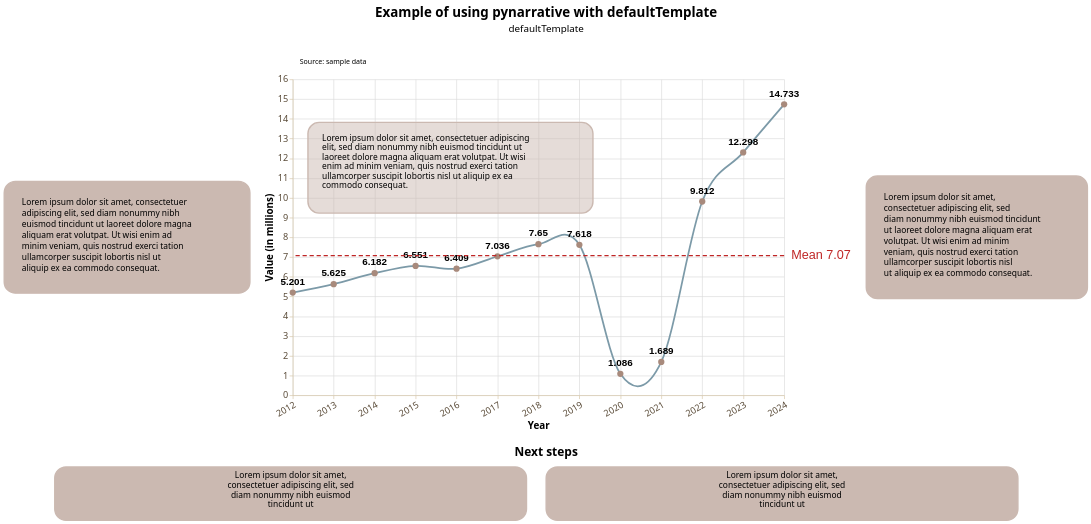

Source (notebook cell):
### Code cell
from pynarrative.templates.mytemplates.defaultTemplate import defaultTemplate


story = (
    pn.Story(
    #Builing the Story class object
        data = year_values,
        width = 700,
        height = 450,
        template = defaultTemplate #using defaultTemplate
    )

    #Method invocation
    #Line chart
    .mark_line(
        point = True,
        interpolate = "cardinal"
    )

    #Data encoding
    .encode(
        #We need both quantitative axis to add annotation
        x = alt.X(
            "year:Q",
            title = "Year", 
            axis = alt.Axis(
                format = "d",
                grid = True,
                labelAngle = -30,
                values = list(range(2012, 2025))
            )
        ),
        y = alt.Y(
            "value:Q",
            title = "Value (in millions)",
            axis = alt.Axis(
                grid = True
            )
        ),
    )
    
    #Data source
    .add_source(
        text = "Source: sample data",
        position = "top",
        align = "left"
    )
    
    #Title and subtitle
    .add_title(
        title = "Example of using pynarrative with defaultTemplate",
        subtitle = "defaultTemplate",
        align = "center"
    )

    .add_labels_chart(
        values = "value:Q",
        font_weight = "bold",
        font_size = 14,
        dy = -15
    )

    .add_annotation(
        x = 2011,
        y = 12,
        text = "Lorem ipsum dolor sit amet, consectetuer adipiscing elit, sed diam nonummy nibh euismod tincidunt ut laoreet dolore magna aliquam erat volutpat. Ut wisi enim ad minim veniam, quis nostrud exerci tation ullamcorper suscipit lobortis nisl ut aliquip ex ea commodo consequat.",
    )


    .add_line(
        orientation = "horizontal",
        value = year_values["value"],
        math = "mean",
    )

    #Context (on the left)
    .add_context(
        position = "left",
        text = "Lorem ipsum dolor sit amet, consectetuer adipiscing elit, sed diam nonummy nibh euismod tincidunt ut laoreet dolore magna aliquam erat volutpat. Ut wisi enim ad minim veniam, quis nostrud exerci tation ullamcorper suscipit lobortis nisl ut aliquip ex ea commodo consequat."
    )

    #Context (on the right)
    .add_context(
        position = "right",
        text = "Lorem ipsum dolor sit amet, consectetuer adipiscing elit, sed diam nonummy nibh euismod tincidunt ut laoreet dolore magna aliquam erat volutpat. Ut wisi enim ad minim veniam, quis nostrud exerci tation ullamcorper suscipit lobortis nisl ut aliquip ex ea commodo consequat."
    )

    #Next steps
    .add_next_steps(
        position = "bottom",
        mode = "horizontal",
        title = "Next steps",
        steps = [
            "Lorem ipsum dolor sit amet, consectetuer adipiscing elit, sed diam nonummy nibh euismod tincidunt ut",
            "Lorem ipsum dolor sit amet, consectetuer adipiscing elit, sed diam nonummy nibh euismod tincidunt ut",
        ]
    )

    .render()
)

story

### Figure 1 — Vega-Lite specification as saved in the notebook (floating-point values rounded to 4 significant figures)
{"config": {"view": {"continuousWidth": 300, "continuousHeight": 300, "strokeWidth": 0}, "axis": {"domainColor": "#d8c9ad", "grid": false, "labelColor": "#594a37", "labelFont": "Noto Sans", "labelFontSize": 13, "tickColor": "#d8c9ad", "titleColor": "#000000", "titleFont": "Noto Sans", "titleFontSize": 14}, "bar": {"color": "rgb(124, 154, 168)"}, "legend": {"labelColor": "#594a37", "labelFont": "Noto Sans", "labelFontSize": 12, "titleColor": "#000000", "titleFont": "Noto Sans", "titleFontSize": 12}, "line": {"color": "rgb(124, 154, 168)"}, "mark": {"strokeWidth": 2.5}, "point": {"color": "rgb(168, 138, 124)", "filled": true, "size": 80}, "range": {"category": ["rgb(124, 154, 168)", "rgb(168, 138, 124)", "#348035", "#a46cc2", "#d96027"]}, "title": {"color": "#000000", "font": "Noto Sans", "fontSize": 19}}, "vconcat": [{"layer": [{"mark": {"type": "text", "align": "center", "baseline": "top", "color": "#000000", "font": "Noto Sans", "fontSize": 19, "fontWeight": "bold", "text": "Example of using pynarrative with defaultTemplate"}, "encoding": {"x": {"value": 700.0}, "y": {"value": 4}}}, {"mark": {"type": "text", "align": "center", "baseline": "top", "color": "#000000", "font": "Noto Sans", "fontSize": 14, "text": "defaultTemplate"}, "encoding": {"x": {"value": 700.0}, "y": {"value": 30}}}], "data": {"name": "data-6fad5c34291b82fc9632cbce143d677a"}, "height": 58, "width": 1400.0}, {"vconcat": [{"hconcat": [{"hconcat": [{"layer": [{"mark": {"type": "rect", "color": "rgb(203, 185, 177)", "cornerRadius": 16.0, "opacity": 1.0, "stroke": "rgb(203, 185, 177)", "strokeWidth": 2.0}, "encoding": {"x": {"value": 0}, "x2": {"value": 350.0}, "y": {"value": 145.4}, "y2": {"value": 304.6}}}, {"mark": {"type": "text", "align": "left", "baseline": "top", "color": "rgb(0, 0, 0)", "font": "Noto Sans", "fontSize": 12, "fontStyle": "normal", "fontWeight": "normal", "lineBreak": "\n", "lineHeight": 15.6, "text": "Lorem ipsum dolor sit amet, consectetuer\nadipiscing elit, sed diam nonummy nibh\neuismod tincidunt ut laoreet dolore magna\naliquam erat volutpat. Ut wisi enim ad\nminim veniam, quis nostrud exerci tation\nullamcorper suscipit lobortis nisl ut\naliquip ex ea commodo consequat."}, "encoding": {"x": {"value": 25}, "y": {"value": 170.4}}}], "data": {"name": "data-6fad5c34291b82fc9632cbce143d677a"}, "height": 159.2, "width": 350.0}, {"layer": [{"mark": {"type": "line", "interpolate": "cardinal", "point": true}, "encoding": {"x": {"axis": {"format": "d", "grid": true, "labelAngle": -30, "values": [2012, 2013, 2014, 2015, 2016, 2017, 2018, 2019, 2020, 2021, 2022, 2023, 2024]}, "field": "year", "title": "Year", "type": "quantitative"}, "y": {"axis": {"grid": true}, "field": "value", "title": "Value (in millions)", "type": "quantitative"}}}, {"mark": {"type": "text", "align": "center", "angle": 0, "color": "rgb(0, 0, 0)", "dx": 0, "dy": -15, "fontSize": 14, "fontWeight": "bold", "lineBreak": "\n"}, "encoding": {"text": {"field": "value", "type": "quantitative"}, "x": {"axis": {"format": "d", "grid": true, "labelAngle": -30, "values": [2012, 2013, 2014, 2015, 2016, 2017, 2018, 2019, 2020, 2021, 2022, 2023, 2024]}, "field": "year", "title": "Year", "type": "quantitative"}, "y": {"axis": {"grid": true}, "field": "value", "title": "Value (in millions)", "type": "quantitative"}}}, {"data": {"name": "data-6fad5c34291b82fc9632cbce143d677a"}, "mark": {"type": "text", "align": "left", "baseline": "bottom", "color": "rgb(0, 0, 0)", "font": "Noto Sans", "fontSize": 10, "lineBreak": "\n", "text": "Source: sample data"}, "encoding": {"x": {"value": 10}, "y": {"value": -20}}}, {"layer": [{"mark": {"type": "rect", "color": "rgba(203, 185, 177, 0.5)", "cornerRadius": 16.0, "opacity": 1.0, "stroke": "rgb(203, 185, 177)", "strokeWidth": 2.0}, "encoding": {"x": {"field": "box_x1", "type": "quantitative"}, "x2": {"field": "box_x2"}, "y": {"field": "box_y1", "type": "quantitative"}, "y2": {"field": "box_y2"}}}, {"mark": {"type": "text", "align": "left", "baseline": "top", "color": "rgb(0, 0, 0)", "font": "Noto Sans", "fontSize": 12, "lineBreak": "\n", "lineHeight": 13.5, "text": "Lorem ipsum dolor sit amet, consectetuer adipiscing\nelit, sed diam nonummy nibh euismod tincidunt ut\nlaoreet dolore magna aliquam erat volutpat. Ut wisi\nenim ad minim veniam, quis nostrud exerci tation\nullamcorper suscipit lobortis nisl ut aliquip ex ea\ncommodo consequat."}, "encoding": {"x": {"field": "text_x", "type": "quantitative"}, "y": {"field": "text_y", "type": "quantitative"}}}], "data": {"name": "data-a84bbce4a37b06f941ecded4f4894d42"}}, {"layer": [{"data": {"name": "data-58a35f2520d4b74a61c05cf953ad3c2c"}, "mark": {"type": "rule", "color": "rgb(191, 38, 38)", "strokeDash": [6, 4], "strokeWidth": 2}, "encoding": {"y": {"field": "y", "type": "quantitative"}}}, {"data": {"name": "data-661295097da28f9fac40d663e8506740"}, "mark": {"type": "text", "align": "left", "color": "rgb(191, 38, 38)", "dx": 0, "dy": 0, "fontSize": 18, "fontStyle": "normal", "fontWeight": "normal"}, "encoding": {"text": {"value": "Mean 7.07"}, "x": {"value": 710}, "y": {"field": "y", "type": "quantitative"}}}]}], "data": {"name": "data-c220311080e791238c9f80174bcf1f02"}, "height": 450, "width": 700}]}, {"layer": [{"mark": {"type": "rect", "color": "rgb(203, 185, 177)", "cornerRadius": 16.0, "opacity": 1.0, "stroke": "rgb(203, 185, 177)", "strokeWidth": 2.0}, "encoding": {"x": {"value": 0}, "x2": {"value": 315.0}, "y": {"value": 137.6}, "y2": {"value": 312.4}}}, {"mark": {"type": "text", "align": "left", "baseline": "top", "color": "rgb(0, 0, 0)", "font": "Noto Sans", "fontSize": 12, "fontStyle": "normal", "fontWeight": "normal", "lineBreak": "\n", "lineHeight": 15.6, "text": "Lorem ipsum dolor sit amet,\nconsectetuer adipiscing elit, sed\ndiam nonummy nibh euismod tincidunt\nut laoreet dolore magna aliquam erat\nvolutpat. Ut wisi enim ad minim\nveniam, quis nostrud exerci tation\nullamcorper suscipit lobortis nisl\nut aliquip ex ea commodo consequat."}, "encoding": {"x": {"value": 25}, "y": {"value": 162.6}}}], "data": {"name": "data-6fad5c34291b82fc9632cbce143d677a"}, "height": 174.8, "width": 315.0}]}, {"hconcat": [{"layer": [{"mark": {"type": "rect", "color": "rgb(203, 185, 177)", "cornerRadius": 16.0, "opacity": 1.0, "stroke": "rgb(203, 185, 177)", "strokeWidth": 2.0}, "encoding": {"x": {"axis": null, "field": "x", "type": "quantitative"}, "x2": {"field": "x2"}, "y": {"axis": null, "field": "y", "type": "quantitative"}, "y2": {"field": "y2"}}}, {"mark": {"type": "text", "align": "center", "baseline": "top", "clip": true, "color": "rgb(0, 0, 0)", "font": "Noto Sans", "fontSize": 12, "lineBreak": "\n", "lineHeight": 14}, "encoding": {"text": {"field": "text", "type": "nominal"}, "x": {"axis": null, "field": "x_mid", "type": "quantitative"}, "y": {"axis": null, "field": "y_text", "type": "quantitative"}}}], "height": 78, "title": {"text": ["Next steps"], "color": "rgb(0, 0, 0)", "font": "Noto Sans", "fontSize": 17, "offset": 10}, "width": 1400.0}], "center": true, "data": {"name": "data-1d0597d8ead75ad4a27f50662fe21501"}}], "center": true}], "center": true, "resolve": {"axis": {"x": "shared", "y": "shared"}}, "$schema": "https://vega.github.io/schema/vega-lite/v6.4.1.json", "datasets": {"data-6fad5c34291b82fc9632cbce143d677a": [{"_": 0}], "data-c220311080e791238c9f80174bcf1f02": [{"year": 2012, "value": 5.201}, {"year": 2013, "value": 5.625}, {"year": 2014, "value": 6.182}, {"year": 2015, "value": 6.551}, {"year": 2016, "value": 6.409}, {"year": 2017, "value": 7.036}, {"year": 2018, "value": 7.65}, {"year": 2019, "value": 7.618}, {"year": 2020, "value": 1.086}, {"year": 2021, "value": 1.689}, {"year": 2022, "value": 9.812}, {"year": 2023, "value": 12.3}, {"year": 2024, "value": 14.73}], "data-a84bbce4a37b06f941ecded4f4894d42": [{"subject_x": 2011.0, "subject_y": 12.0, "connector_x": 2012.0, "connector_y": 12.59, "tip_x": 2011.0, "tip_y": 12.03, "box_x1": 2012.0, "box_x2": 2019.0, "box_y1": 9.225, "box_y2": 13.82, "text_x": 2013.0, "text_y": 13.21}], "data-58a35f2520d4b74a61c05cf953ad3c2c": [{"y": 7.07}], "data-661295097da28f9fac40d663e8506740": [{"y": 7.07, "label_x": 0}], "data-1d0597d8ead75ad4a27f50662fe21501": [{"x": 0, "y": 0, "x2": 240, "y2": 68, "text": "Lorem ipsum dolor sit amet,\nconsectetuer adipiscing elit, sed\ndiam nonummy nibh euismod\ntincidunt ut", "x_mid": 120.0, "y_text": 62}, {"x": 250, "y": 0, "x2": 490, "y2": 68, "text": "Lorem ipsum dolor sit amet,\nconsectetuer adipiscing elit, sed\ndiam nonummy nibh euismod\ntincidunt ut", "x_mid": 370.0, "y_text": 62}]}}
